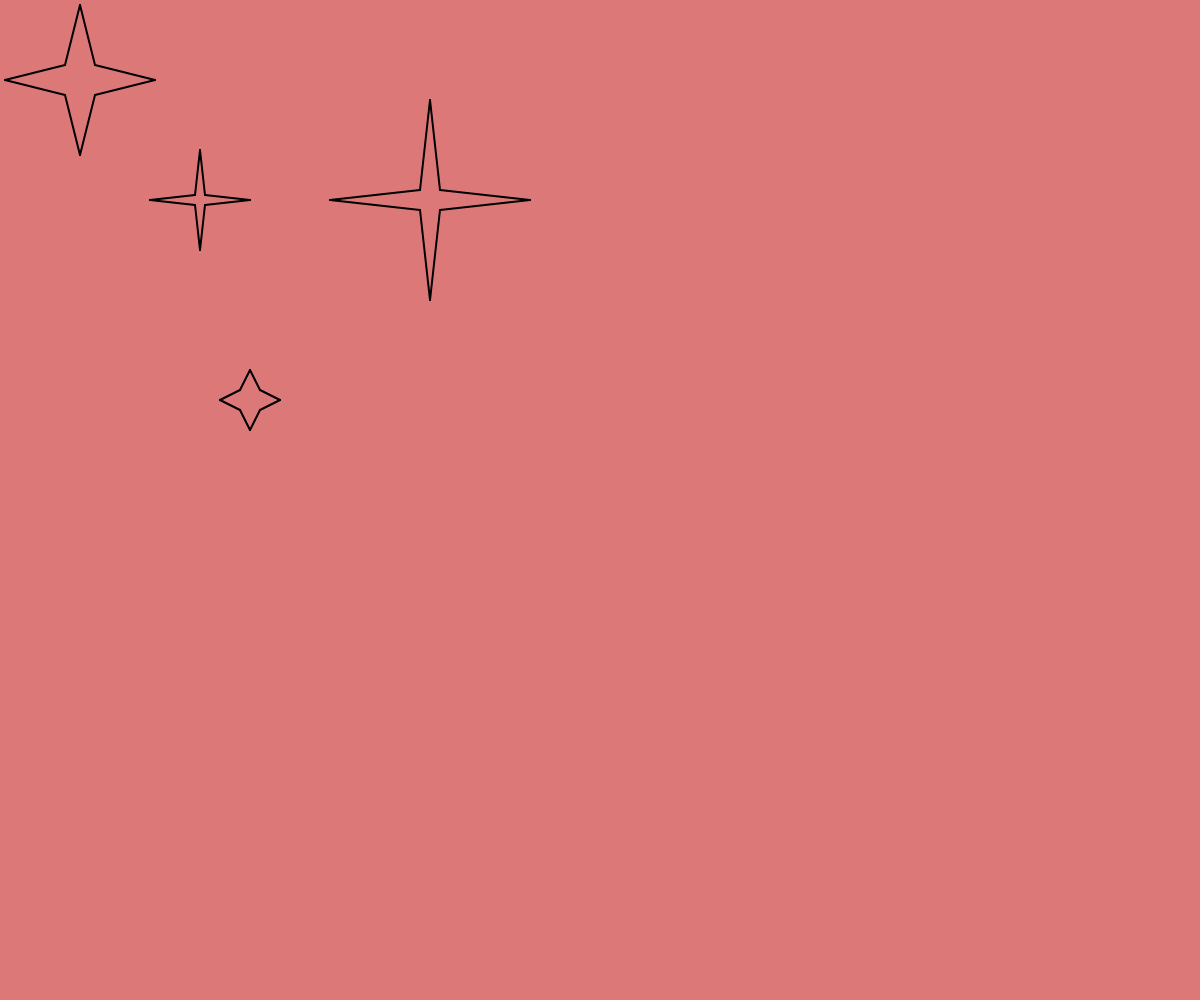
Frame 1 (no input)
Frame 60 (no input): identical to frame 1, image omitted
Frame 120 (the mouse pressed at the canvas centre since frame 60): identical to frame 1, image omitted

The p5.js sketch that drew this single still picture (run headless with seeded random() and noise() and a simulated clock; from frame 60 on, the mouse is pressed at the canvas centre):

// p5.js sketch
// ── sketch.js
function star(x, y, w, c) {
  let r = w / 2;
  push();
  translate(x, y);
  line(-c, -c, 0, -r);
  line(0, -r, c, -c);

  line(-c, c, 0, r);
  line(0, r, c, c);

  line(c, -c, r, 0);
  line(r, 0, c, c);

  line(-c, -c, -r, 0);
  line(-r, 0, -c, c);
  pop();
}

function setup() {
  createCanvas(windowWidth, windowHeight);
  background(220, 120, 120);

  strokeWeight(2);

  star(80, 80, 150, 15);
  star(200, 200, 100, 5);
  star(430, 200, 200, 10);
  star(250, 400, 60, 10);
}

function draw() {}
